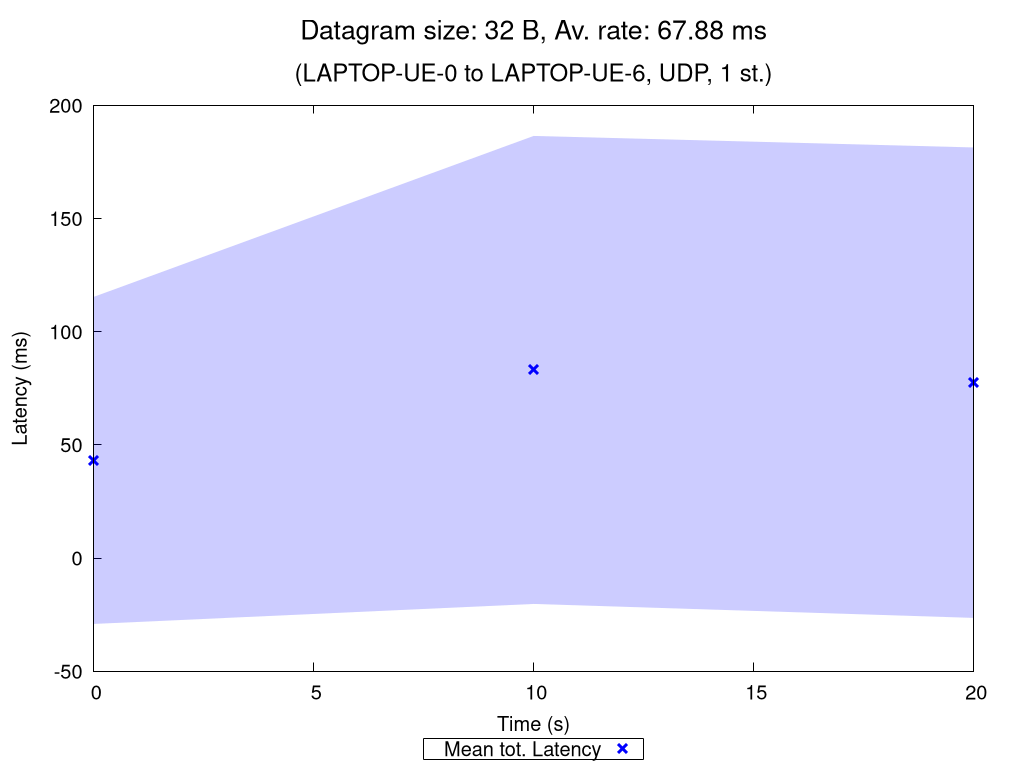

Reproduce this figure in gnuplot.
set terminal pngcairo nocrop enhanced size 1024,768 font "Verdana,15"
set output "UDP_1_st_2020_11_05_14-59-02_one2two_00032B.png"

set title "{/=20 Datagram size: 32 B, Av. rate: 67.88 ms}\n\n{/=18 (LAPTOP-UE-0 to LAPTOP-UE-6, UDP, 1 st.)}"

set xlabel "Time (s)"
set ylabel "Latency (ms)"
set ytics nomirror
set key bmargin center horizontal box samplen 1 width -1
set bmargin 4.6
set rmargin 4.5

rf = 1.0  # rate factor
set style fill transparent solid 0.2 noborder
set autoscale xfix
plot "UDP_1_st_2020_11_05_14-59-02_one2two_00032B_iperf_processed.dat" using 1:($2/rf-$3/rf):($2/rf+$3/rf) with filledcurves lc rgb "blue" notitle, \
     "" using 1:($2/rf) with points pt 2 ps 1.5 lw 3 lc rgb "blue" title "Mean tot. Latency", \
